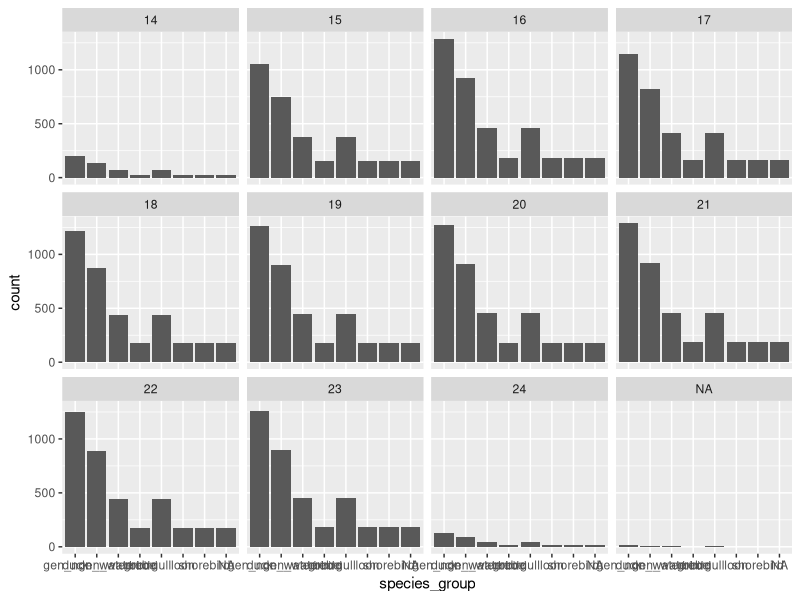
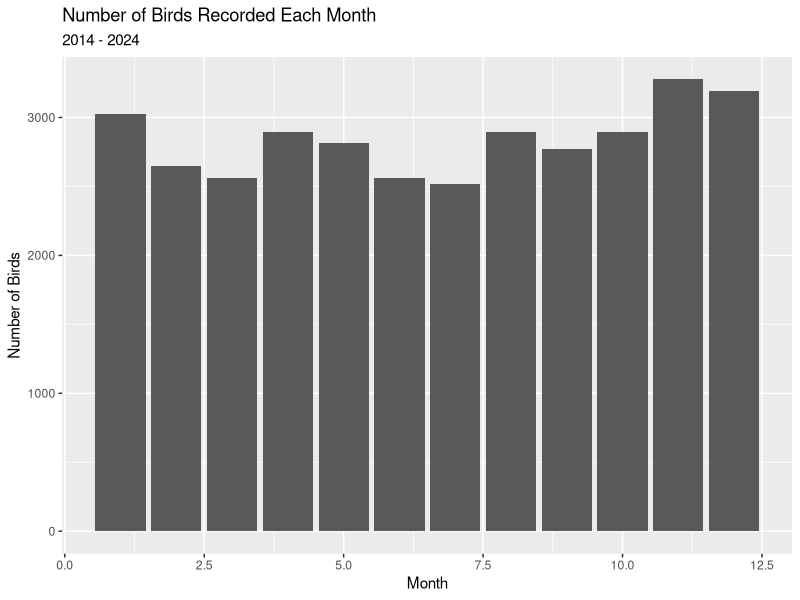

The R source for these figures, in order:
## ---- chunk 1
library(tidyverse)
library(broom)
library(readxl)
library(dplyr)
## ---- chunk 2

seabird_count <- read_excel("../data/Copy of Trenton seabird count_nov 2014-2023.xls")

seabird_count <- seabird_count %>%
  rename(observer = "OBSERVER",
         date = "DATE",
         hours = "HOURS",
         time = "TIME",
         temp = "TEMP (F)",
         wind_speed = "WIND SPEED (mph)",
         wind_direction = "WIND DIRECTION",
         tide_obs = "TIDE OBS",
         tide_percentage = "TIDE %",
         weather_obs = "WEATHER OBS",
         weather_percentage = "WEATHER %",
         precipitation = "PRECIPITATION",
         total = "Total",
         herring_gull = "Herring Gull",
         laughing_gull = "Laughing Gull",
         great_black_backed_gull = "Great Black-backed Gull",
         red_throated_loon = "red throated loon",
         common_loon = "Common Loon",
         long_tailed_duck = "Long-tailed Duck",
         red_breasted_merganser = "Red breasted Merganser",
         common_merganser = "Common Merganser",
         black_duck = "Black Duck",
         surf_scoter = "surf scoter",
         common_eider = "Common Eider",
         bufflehead = "Bufflehead",
         goldeneye = "Goldeneye",
         lesser_scaup = "Lesser Scaup",
         black_scoter = "Black Scoter",
         white_winged_scoter = "White-Winged Scoter",
         red_necked_grebe = "Red-Necked Grebe",
         horned_grebe = "Horned Grebe",
         bonapartes_gull = "Bonaparte's Gull",
         belted_kingfisher = "Belted Kingfisher",
         common_tern = "Common Tern",
         ring_billed_gull = "Ring-Billed Gull",
         canada_goose = "Canada Goose", 
         great_blue_heron = "Great Blue Heron",
         double_crested_cormorant = "Double-Crested Cormorant",
         common_crow = "Common Crow",
         black_guillemot = "Black Guillemot",
         osprey = "Osprey",
         mallard_duck = "Mallard Duck",
         spotted_sandpiper = "Spotted Sandpiper",
         semipalmated_plover = "Semipalmated Plover",
         bald_eagle = "Bald Eagle",
         red_tailed_hawk = "Red-Tailed hawk",
         turkey_vulture = "Turkey Vulture",
         rough_legged_hawk = "rough legged hawk",
         harrier = "Harrier",
         kestrel = "Kestrel",
         turkey = "Turkey",
         unidentifiable_duck = "Unidentifiable Duck",
         unidentifiable = "Unidentifiable (too far to ID)")

## ---- chunk 3
seabird_count <- seabird_count %>%
 select(-"...17", -"COMMENTS", -"...59", -"...60") %>%
  slice(-1) %>%
mutate(across(total:unidentifiable, as.numeric)) %>%
  pivot_longer(
    cols = total:unidentifiable,
      names_to = "species",
   values_to = "count")
  
## ---- chunk 4

seabird_count_tidy <- seabird_count %>%
  mutate(species = case_when(str_detect(species, pattern = "Surf Scoter") ~ "surf_scoter",
                             TRUE ~ species)) %>%
  mutate(weather_obs_original = weather_obs) %>%
  mutate(weather_obs = case_when(str_detect(weather_obs, pattern = "clear|sunny") ~ "clear",
                              str_detect(weather_obs, pattern = "driz|rain") ~ "rain",
                              str_detect(weather_obs, pattern = "fog|haz") ~ "foggy",
                              str_detect(weather_obs, pattern = "over") ~ "overcast",
                              str_detect(weather_obs, pattern = "clou|clod") ~ "cloudy",
                              TRUE ~ weather_obs)) %>%
  mutate(tide_obs_original = tide_obs) %>% 
  mutate(tide_obs = case_when(str_detect(tide_obs, pattern = "half|med") ~ "mid",
                              str_detect(tide_obs, pattern = "hig|thre") ~ "high",
                              str_detect(tide_obs, pattern = "low|one|thi|qua") ~ "low",
                              TRUE ~ tide_obs)) %>% 
  mutate(month = as.character(month)) %>% 
  mutate(month_original = month) %>% 
  mutate(month = case_when(str_detect(month, pattern = "12|1|2") ~ "winter",
                           str_detect(month, pattern = "3|4|5") ~ "spring",
                           str_detect(month, pattern = "6|7|8") ~ "summer",
                           str_detect(month, pattern = "9|10|11") ~ "fall",
                           TRUE ~ month)) %>% 
  rename(season = month) %>% 
  mutate(count_original = count) %>% 
  mutate(count = ifelse(is.na(count), 0, count)) %>% 
  
  # ^creating a copy of the variable to save it, edited the original data to have correct labels 
  mutate(wind_direction_clean = case_when(wind_direction %in% c("5", "10", "15","calm") ~ wind_speed,
                                          TRUE ~ wind_direction)) %>%
  mutate(wind_speed_clean = case_when(wind_speed %in% c("n", "s", "e", "w", "sw", "nw", "ne") ~ wind_direction,
                                          TRUE ~ wind_speed)) 

  # ^wind direction and speed were switched for some observations: created a new variable for the case when in wind_direction certain observations were found and copied them to wind_speed and then in a new line doing the inverse to copy the wind_speed to wind_direction


# seabird_count_tidy %>%
#  mutate(wind_speed_new = case_when(wind_speed))

## ---- chunk 5

seabird_count_tidy <- seabird_count_tidy %>%
  mutate(wind_direction = case_when(wind_direction == "calm" ~ "0",
                                    TRUE ~ wind_direction)) %>%
  mutate(wind_speed = case_when(wind_speed == "calm" ~ "0",
                                TRUE ~ wind_speed)) %>%
  mutate(wind_speed = case_when(wind_speed == "15-20" ~ "17.5",
                                TRUE ~ wind_speed)) %>%
  mutate(wind_direction = case_when(wind_direction == "var" ~ NA, 
                                    wind_direction == "sn" ~ NA, 
                                    TRUE ~ wind_direction))

seabird_count_tidy <- seabird_count_tidy %>%
  mutate(wind_direction_new = case_when(str_starts(wind_direction, "n") == TRUE ~ wind_direction,
                                        str_starts(wind_direction, "s") == TRUE ~ wind_direction,
                                        str_starts(wind_direction, "w") == TRUE ~ wind_direction,
                                        str_starts(wind_direction, "e") == TRUE ~ wind_direction,
                                        str_starts(wind_speed, "n") == TRUE ~ wind_speed,
                                        str_starts(wind_speed, "s") == TRUE ~ wind_speed,
                                        str_starts(wind_speed, "w") == TRUE ~ wind_speed,
                                        str_starts(wind_speed, "e") == TRUE ~ wind_speed)) %>%
  mutate(wind_speed_new = case_when(str_starts(wind_direction, "0") == TRUE ~ wind_direction,
                                        str_starts(wind_direction, "1") == TRUE ~ wind_direction,
                                        str_starts(wind_direction, "2") == TRUE ~ wind_direction,
                                        str_starts(wind_direction, "3") == TRUE ~ wind_direction,
                                    str_starts(wind_direction, "4") == TRUE ~ wind_direction,
                                    str_starts(wind_direction, "5") == TRUE ~ wind_direction,
                                    str_starts(wind_direction, "6") == TRUE ~ wind_direction,
                                    str_starts(wind_direction, "7") == TRUE ~ wind_direction,
                                    str_starts(wind_direction, "8") == TRUE ~ wind_direction,
                                    str_starts(wind_direction, "9") == TRUE ~ wind_direction,
                                    str_starts(wind_speed, "0") == TRUE ~ wind_speed,
                                        str_starts(wind_speed, "1") == TRUE ~ wind_speed,
                                        str_starts(wind_speed, "2") == TRUE ~ wind_speed,
                                        str_starts(wind_speed, "3") == TRUE ~ wind_speed,
                                    str_starts(wind_speed, "4") == TRUE ~ wind_speed,
                                    str_starts(wind_speed, "5") == TRUE ~ wind_speed,
                                    str_starts(wind_speed, "6") == TRUE ~ wind_speed,
                                    str_starts(wind_speed, "7") == TRUE ~ wind_speed,
                                    str_starts(wind_speed, "8") == TRUE ~ wind_speed,
                                    str_starts(wind_speed, "9") == TRUE ~ wind_speed)) %>%
  select(-wind_speed, -wind_direction) %>%
  mutate(wind_speed_new = as.numeric(wind_speed_new))


## ---- chunk 6

seabird_count_tidy <- seabird_count_tidy %>%
  rename(wind_direction_old = wind_direction_clean)

## ---- chunk 7

seabird_count_tidy <- seabird_count_tidy %>%
  rename(wind_speed_old = wind_speed_clean)

## ---- chunk 8

seabird_count_tidy <- seabird_count_tidy %>%
  mutate(time_of_day = case_when( time >= 530 & time <= 1159 ~ "morning",
    time >= 1200 & time <= 1659 ~ "afternoon",
    time >= 1700 & time <= 2029 ~ "evening",
    time >= 2030 ~ "night",
    time <= 530 ~ "night"))

## ---- chunk 9

seabird_count_tidy <- seabird_count_tidy %>%
  mutate(species_group = case_when(species == "herring_gull" ~ "gull",
                                   species == "laughing_gull" ~ "gull",
                                   species == "great_black_backed_gull" ~ "gull",
                                   species == "bonapartes_gull" ~ "gull",
                                   species == "ring_billed_gull" ~ "gull",
                                   species == "red_throated_loon" ~ "loon",
                                   species == "common_loon" ~ "loon",
                                   species == "long_tailed_duck" ~ "duck",
                                   species == "red_breasted_merganser" ~ "duck",
                                   species == "common_merganser" ~ "duck",
                                   species == "black_duck" ~ "duck",
                                   species == "surf_scoter" ~ "duck",
                                   species == "common_eider" ~ "duck",
                                   species == "bufflehead" ~ "duck",
                                   species == "goldeneye" ~ "duck",
                                   species == "lesser_scaup" ~ "duck",
                                   species == "black_scoter" ~ "duck",
                                   species == "mallard_duck" ~ "duck",
                                   species == "unidentifiable_duck" ~ "duck",
                                   species == "common_crow" ~ "gen_non_waterbird",
                                   species == "belted_kingfisher" ~ "gen_non_waterbird", 
                                   species == "osprey" ~ "gen_non_waterbird",
                                   species == "bald_eagle" ~ "gen_non_waterbird",
                                   species == "red_tailed_hawk" ~ "gen_non_waterbird",
                                   species == "turkey_vulture" ~ "gen_non_waterbird",
                                   species == "rough_legged_hawk" ~ "gen_non_waterbird",
                                   species == "harrier" ~ "gen_non_waterbird",
                                   species == "kestrel" ~ "gen_non_waterbird",
                                   species == "turkey" ~ "gen_non_waterbird",
                                   species == "common_tern" ~ "gen_waterbird", 
                                   species == "canada_goose" ~ "gen_waterbird", 
                                   species == "great_blue_heron" ~ "gen_waterbird",
                                   species == "double_crested_cormorant" ~ "gen_waterbird",
                                   species == "black_guillemot" ~ "gen_waterbird",
                                   species == "spotted_sandpiper" ~ "shorebird",
                                   species == "semipalmated_plover" ~ "shorebird",
                                   species == "horned_grebe" ~ "grebe",
                                   species == "red_necked_grebe" ~ "grebe",
                                   species == "white_winged_scoter" ~ "duck"
                                   ))

## ---- chunk 10
write_csv(seabird_count_tidy, file = "../data/seabird_count_tidy.csv")
## ---- chunk 11

seabird_count_tidy %>%
  glimpse()

## ---- chunk 12

 ggplot(seabird_count_tidy, aes(x = species_group)) + 
  geom_bar() +
  facet_wrap(~ year)


## ---- chunk 13

ggplot(seabird_count, aes(x = month, fill = count)) +
  geom_bar() +
  labs(x = "Month", y = "Number of Birds", title = "Number of Birds Recorded Each Month", subtitle = "2014 - 2024")

